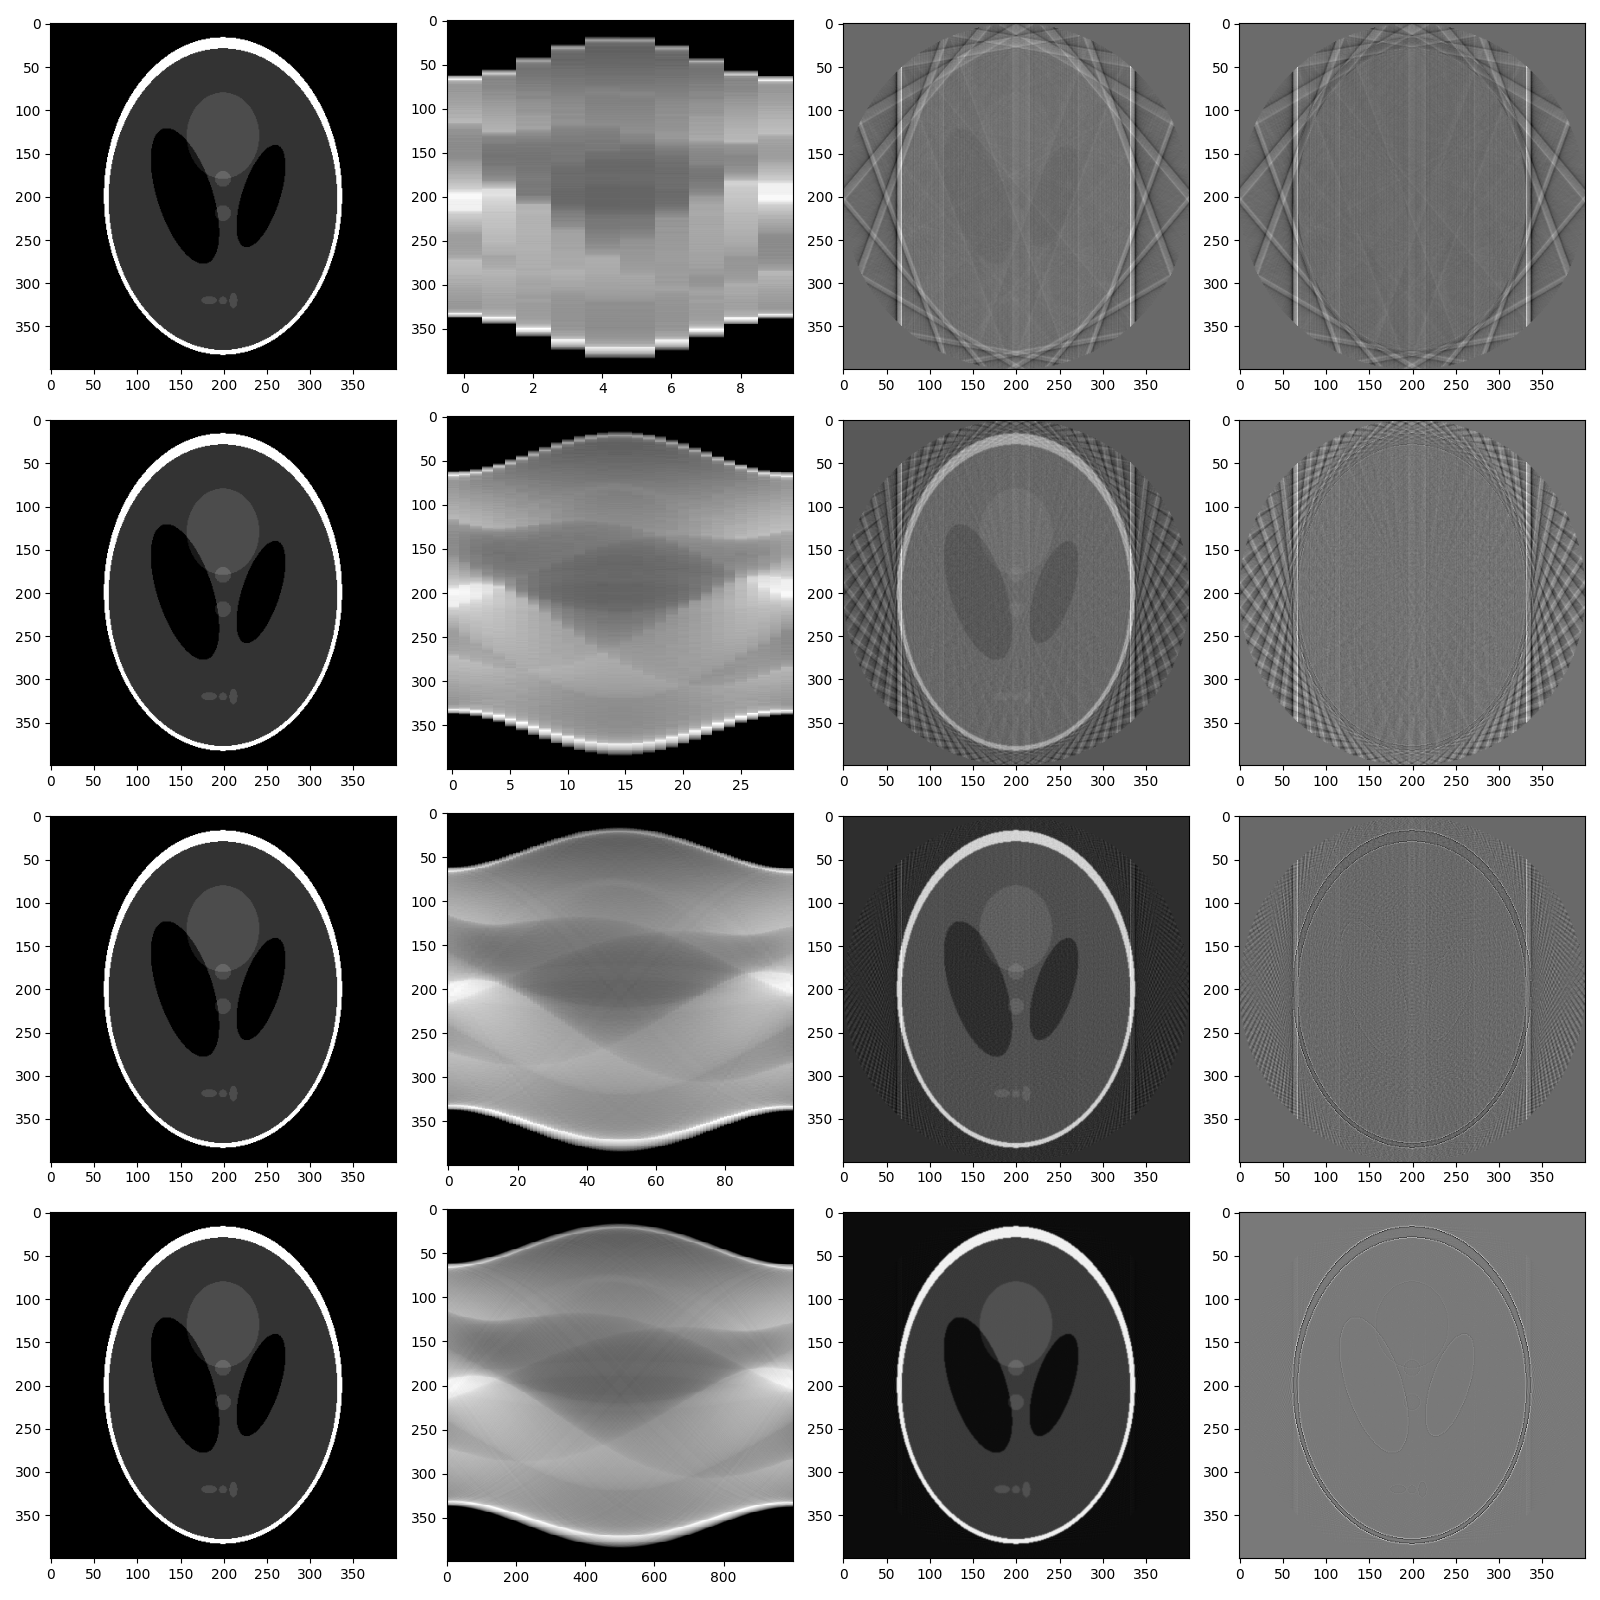

The script that saved this image:
import numpy as np
import matplotlib.pyplot as plt
from skimage.data import shepp_logan_phantom
from skimage.transform import radon, iradon

# Define figure
fig, ax = plt.subplots(4,4, figsize=(16,16))

# Ex 3
n = [10, 30, 100, 1000]
shep = shepp_logan_phantom()
### shep = shep[50:350,50:350]

for pos, angle in enumerate(n):
    theta = np.linspace(0, 180, angle)
    sgram = radon(shep, theta=theta)
    
    i_sgram = iradon(sgram, theta=theta)
    diff = i_sgram - shep
    
    ax[pos,0].imshow(shep, cmap='binary_r')
    ax[pos,1].imshow(sgram, cmap='binary_r', aspect='auto', interpolation='nearest')
    ax[pos,2].imshow(i_sgram, cmap='binary_r')
    ax[pos,3].imshow(diff, cmap='binary_r')

# Saving fig
plt.tight_layout()
plt.savefig('Lab07/lab07a.png')
### plt.savefig('Lab07/lab07b.png')